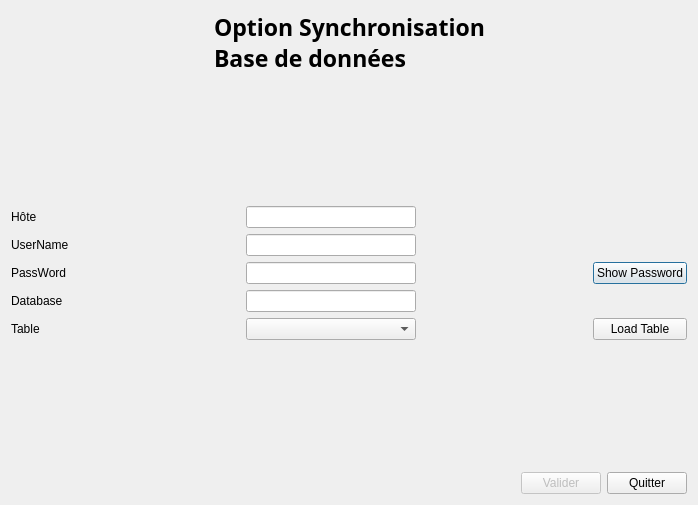
<?xml version="1.0" encoding="UTF-8"?>
<ui version="4.0">
 <class>Option</class>
 <widget class="QDialog" name="Option">
  <property name="geometry">
   <rect>
    <x>0</x>
    <y>0</y>
    <width>698</width>
    <height>505</height>
   </rect>
  </property>
  <property name="windowTitle">
   <string>Dialog</string>
  </property>
  <layout class="QVBoxLayout" name="verticalLayout">
   <item>
    <layout class="QHBoxLayout" name="horizontalLayout">
     <item>
      <spacer name="horizontalSpacer_11">
       <property name="orientation">
        <enum>Qt::Horizontal</enum>
       </property>
       <property name="sizeHint" stdset="0">
        <size>
         <width>40</width>
         <height>20</height>
        </size>
       </property>
      </spacer>
     </item>
     <item>
      <widget class="QLabel" name="label_5">
       <property name="font">
        <font>
         <family>ClearlyU PUA</family>
         <pointsize>17</pointsize>
         <weight>75</weight>
         <bold>true</bold>
        </font>
       </property>
       <property name="text">
        <string>Option Synchronisation Base de données</string>
       </property>
       <property name="wordWrap">
        <bool>true</bool>
       </property>
      </widget>
     </item>
     <item>
      <spacer name="horizontalSpacer_12">
       <property name="orientation">
        <enum>Qt::Horizontal</enum>
       </property>
       <property name="sizeHint" stdset="0">
        <size>
         <width>40</width>
         <height>20</height>
        </size>
       </property>
      </spacer>
     </item>
    </layout>
   </item>
   <item>
    <spacer name="verticalSpacer">
     <property name="orientation">
      <enum>Qt::Vertical</enum>
     </property>
     <property name="sizeHint" stdset="0">
      <size>
       <width>20</width>
       <height>107</height>
      </size>
     </property>
    </spacer>
   </item>
   <item>
    <layout class="QGridLayout" name="gridLayout">
     <item row="0" column="0">
      <widget class="QLabel" name="label">
       <property name="text">
        <string>Hôte</string>
       </property>
      </widget>
     </item>
     <item row="0" column="1">
      <spacer name="horizontalSpacer_9">
       <property name="orientation">
        <enum>Qt::Horizontal</enum>
       </property>
       <property name="sizeHint" stdset="0">
        <size>
         <width>40</width>
         <height>20</height>
        </size>
       </property>
      </spacer>
     </item>
     <item row="0" column="2">
      <widget class="QLineEdit" name="lineEditHoteOption"/>
     </item>
     <item row="0" column="3">
      <spacer name="horizontalSpacer_10">
       <property name="orientation">
        <enum>Qt::Horizontal</enum>
       </property>
       <property name="sizeHint" stdset="0">
        <size>
         <width>40</width>
         <height>17</height>
        </size>
       </property>
      </spacer>
     </item>
     <item row="1" column="0">
      <widget class="QLabel" name="label_2">
       <property name="text">
        <string>UserName</string>
       </property>
      </widget>
     </item>
     <item row="1" column="1">
      <spacer name="horizontalSpacer_7">
       <property name="orientation">
        <enum>Qt::Horizontal</enum>
       </property>
       <property name="sizeHint" stdset="0">
        <size>
         <width>40</width>
         <height>20</height>
        </size>
       </property>
      </spacer>
     </item>
     <item row="1" column="2">
      <widget class="QLineEdit" name="lineEditUsernameOption"/>
     </item>
     <item row="1" column="3">
      <spacer name="horizontalSpacer_8">
       <property name="orientation">
        <enum>Qt::Horizontal</enum>
       </property>
       <property name="sizeHint" stdset="0">
        <size>
         <width>40</width>
         <height>20</height>
        </size>
       </property>
      </spacer>
     </item>
     <item row="2" column="0">
      <widget class="QLabel" name="label_3">
       <property name="text">
        <string>PassWord</string>
       </property>
      </widget>
     </item>
     <item row="2" column="1">
      <spacer name="horizontalSpacer_5">
       <property name="orientation">
        <enum>Qt::Horizontal</enum>
       </property>
       <property name="sizeHint" stdset="0">
        <size>
         <width>40</width>
         <height>20</height>
        </size>
       </property>
      </spacer>
     </item>
     <item row="2" column="2">
      <widget class="QLineEdit" name="lineEditPasswordOption">
       <property name="focusPolicy">
        <enum>Qt::WheelFocus</enum>
       </property>
       <property name="echoMode">
        <enum>QLineEdit::Password</enum>
       </property>
      </widget>
     </item>
     <item row="2" column="3">
      <spacer name="horizontalSpacer_6">
       <property name="orientation">
        <enum>Qt::Horizontal</enum>
       </property>
       <property name="sizeHint" stdset="0">
        <size>
         <width>40</width>
         <height>20</height>
        </size>
       </property>
      </spacer>
     </item>
     <item row="2" column="4">
      <widget class="QPushButton" name="pushButtonShowPasswd">
       <property name="text">
        <string>Show Password</string>
       </property>
      </widget>
     </item>
     <item row="3" column="0">
      <widget class="QLabel" name="label_4">
       <property name="text">
        <string>Database</string>
       </property>
      </widget>
     </item>
     <item row="3" column="1">
      <spacer name="horizontalSpacer_4">
       <property name="orientation">
        <enum>Qt::Horizontal</enum>
       </property>
       <property name="sizeHint" stdset="0">
        <size>
         <width>40</width>
         <height>20</height>
        </size>
       </property>
      </spacer>
     </item>
     <item row="3" column="2">
      <widget class="QLineEdit" name="lineEditDatabaseOption"/>
     </item>
     <item row="3" column="3">
      <spacer name="horizontalSpacer_13">
       <property name="orientation">
        <enum>Qt::Horizontal</enum>
       </property>
       <property name="sizeHint" stdset="0">
        <size>
         <width>40</width>
         <height>20</height>
        </size>
       </property>
      </spacer>
     </item>
     <item row="4" column="0">
      <widget class="QLabel" name="label_6">
       <property name="text">
        <string>Table</string>
       </property>
      </widget>
     </item>
     <item row="4" column="1">
      <spacer name="horizontalSpacer_3">
       <property name="orientation">
        <enum>Qt::Horizontal</enum>
       </property>
       <property name="sizeHint" stdset="0">
        <size>
         <width>40</width>
         <height>20</height>
        </size>
       </property>
      </spacer>
     </item>
     <item row="4" column="3">
      <spacer name="horizontalSpacer_14">
       <property name="orientation">
        <enum>Qt::Horizontal</enum>
       </property>
       <property name="sizeHint" stdset="0">
        <size>
         <width>40</width>
         <height>20</height>
        </size>
       </property>
      </spacer>
     </item>
     <item row="4" column="2">
      <widget class="QComboBox" name="comboBoxTableOption"/>
     </item>
     <item row="4" column="4">
      <widget class="QPushButton" name="pushButtonChargeTable">
       <property name="text">
        <string>Load Table</string>
       </property>
      </widget>
     </item>
    </layout>
   </item>
   <item>
    <spacer name="verticalSpacer_2">
     <property name="orientation">
      <enum>Qt::Vertical</enum>
     </property>
     <property name="sizeHint" stdset="0">
      <size>
       <width>20</width>
       <height>106</height>
      </size>
     </property>
    </spacer>
   </item>
   <item>
    <layout class="QHBoxLayout" name="horizontalLayout_2">
     <item>
      <spacer name="horizontalSpacer_2">
       <property name="orientation">
        <enum>Qt::Horizontal</enum>
       </property>
       <property name="sizeHint" stdset="0">
        <size>
         <width>40</width>
         <height>20</height>
        </size>
       </property>
      </spacer>
     </item>
     <item>
      <widget class="QPushButton" name="pushButtonValidOption">
       <property name="enabled">
        <bool>false</bool>
       </property>
       <property name="text">
        <string>Valider</string>
       </property>
      </widget>
     </item>
     <item>
      <widget class="QPushButton" name="pushButtonQuitOption">
       <property name="text">
        <string>Quitter</string>
       </property>
      </widget>
     </item>
    </layout>
   </item>
  </layout>
 </widget>
 <resources/>
 <connections/>
</ui>
